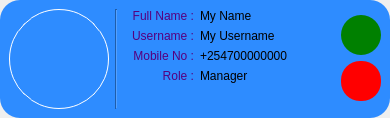
<?xml version="1.0" encoding="UTF-8"?>
<ui version="4.0">
 <class>UserForm</class>
 <widget class="QWidget" name="UserForm">
  <property name="geometry">
   <rect>
    <x>0</x>
    <y>0</y>
    <width>390</width>
    <height>118</height>
   </rect>
  </property>
  <property name="minimumSize">
   <size>
    <width>390</width>
    <height>100</height>
   </size>
  </property>
  <property name="maximumSize">
   <size>
    <width>390</width>
    <height>118</height>
   </size>
  </property>
  <property name="windowTitle">
   <string>User Form</string>
  </property>
  <property name="styleSheet">
   <string notr="true">QFrame#userFrame{
background-color:#2e8cff;
color:white;
font:14px;
padding:0px;
border-radius:20px;
}
</string>
  </property>
  <layout class="QGridLayout" name="gridLayout">
   <property name="leftMargin">
    <number>0</number>
   </property>
   <property name="topMargin">
    <number>0</number>
   </property>
   <property name="rightMargin">
    <number>0</number>
   </property>
   <property name="bottomMargin">
    <number>0</number>
   </property>
   <property name="horizontalSpacing">
    <number>0</number>
   </property>
   <item row="0" column="0">
    <widget class="QFrame" name="userFrame">
     <property name="styleSheet">
      <string notr="true">*{
background-color:#2e8cff;
}
QPushButton#userPicture{
border:1px solid white;
border-radius:50px;
}
QPushButton#userPicture:hover{
border:2px solid white;
}
QPushButton#deleteUserBtn{
background-color:red;
border-radius:19px;

}
QPushButton#editUserBtn{
border-radius:20px;
background-color:green;
}
QPushButton#deleteUserBtn:hover{
border:2px solid white;
}
QPushButton#editUserBtn:hover{
border:2px solid white;
}
QPushButton#deleteUserBtn:pressed{
color: rgba(255, 0, 0,190);
border:3px solid orange;
}
QPushButton#editUserBtn:pressed{
background-color: rgba(0, 128, 0,190);
border:3px solid orange;
}

</string>
     </property>
     <property name="frameShape">
      <enum>QFrame::StyledPanel</enum>
     </property>
     <property name="frameShadow">
      <enum>QFrame::Raised</enum>
     </property>
     <layout class="QHBoxLayout" name="horizontalLayout_2">
      <item>
       <widget class="QPushButton" name="userPicture">
        <property name="sizePolicy">
         <sizepolicy hsizetype="Fixed" vsizetype="Fixed">
          <horstretch>0</horstretch>
          <verstretch>0</verstretch>
         </sizepolicy>
        </property>
        <property name="minimumSize">
         <size>
          <width>100</width>
          <height>100</height>
         </size>
        </property>
        <property name="text">
         <string/>
        </property>
        <property name="iconSize">
         <size>
          <width>70</width>
          <height>70</height>
         </size>
        </property>
       </widget>
      </item>
      <item>
       <widget class="Line" name="line">
        <property name="orientation">
         <enum>Qt::Vertical</enum>
        </property>
       </widget>
      </item>
      <item>
       <layout class="QHBoxLayout" name="horizontalLayout">
        <item>
         <layout class="QFormLayout" name="formLayout">
          <item row="0" column="0">
           <widget class="QLabel" name="label">
            <property name="minimumSize">
             <size>
              <width>70</width>
              <height>0</height>
             </size>
            </property>
            <property name="styleSheet">
             <string notr="true">color: rgb(85, 0, 127);</string>
            </property>
            <property name="text">
             <string>Full Name :</string>
            </property>
            <property name="alignment">
             <set>Qt::AlignRight|Qt::AlignTrailing|Qt::AlignVCenter</set>
            </property>
           </widget>
          </item>
          <item row="0" column="1">
           <widget class="QLabel" name="fullNameLabel">
            <property name="text">
             <string>My Name</string>
            </property>
           </widget>
          </item>
          <item row="1" column="0">
           <widget class="QLabel" name="label_4">
            <property name="minimumSize">
             <size>
              <width>70</width>
              <height>0</height>
             </size>
            </property>
            <property name="styleSheet">
             <string notr="true">color: rgb(85, 0, 127);</string>
            </property>
            <property name="text">
             <string>Username :</string>
            </property>
            <property name="alignment">
             <set>Qt::AlignRight|Qt::AlignTrailing|Qt::AlignVCenter</set>
            </property>
           </widget>
          </item>
          <item row="1" column="1">
           <widget class="QLabel" name="usernameLabel">
            <property name="text">
             <string>My Username</string>
            </property>
           </widget>
          </item>
          <item row="2" column="0">
           <widget class="QLabel" name="label_2">
            <property name="minimumSize">
             <size>
              <width>70</width>
              <height>0</height>
             </size>
            </property>
            <property name="styleSheet">
             <string notr="true">color: rgb(85, 0, 127);</string>
            </property>
            <property name="text">
             <string>Mobile No :</string>
            </property>
            <property name="alignment">
             <set>Qt::AlignRight|Qt::AlignTrailing|Qt::AlignVCenter</set>
            </property>
           </widget>
          </item>
          <item row="2" column="1">
           <widget class="QLabel" name="mobileNoLabel">
            <property name="text">
             <string>+254700000000</string>
            </property>
           </widget>
          </item>
          <item row="3" column="0">
           <widget class="QLabel" name="label_3">
            <property name="minimumSize">
             <size>
              <width>70</width>
              <height>0</height>
             </size>
            </property>
            <property name="styleSheet">
             <string notr="true">color: rgb(85, 0, 127);</string>
            </property>
            <property name="text">
             <string>Role :</string>
            </property>
            <property name="alignment">
             <set>Qt::AlignRight|Qt::AlignTrailing|Qt::AlignVCenter</set>
            </property>
           </widget>
          </item>
          <item row="3" column="1">
           <widget class="QLabel" name="roleLabel">
            <property name="text">
             <string>Manager</string>
            </property>
           </widget>
          </item>
         </layout>
        </item>
        <item>
         <layout class="QVBoxLayout" name="verticalLayout">
          <property name="spacing">
           <number>0</number>
          </property>
          <item>
           <widget class="QPushButton" name="editUserBtn">
            <property name="minimumSize">
             <size>
              <width>40</width>
              <height>40</height>
             </size>
            </property>
            <property name="maximumSize">
             <size>
              <width>40</width>
              <height>40</height>
             </size>
            </property>
            <property name="text">
             <string/>
            </property>
            <property name="iconSize">
             <size>
              <width>30</width>
              <height>30</height>
             </size>
            </property>
           </widget>
          </item>
          <item>
           <widget class="QPushButton" name="deleteUserBtn">
            <property name="minimumSize">
             <size>
              <width>40</width>
              <height>40</height>
             </size>
            </property>
            <property name="maximumSize">
             <size>
              <width>40</width>
              <height>40</height>
             </size>
            </property>
            <property name="text">
             <string/>
            </property>
            <property name="iconSize">
             <size>
              <width>30</width>
              <height>30</height>
             </size>
            </property>
           </widget>
          </item>
         </layout>
        </item>
       </layout>
      </item>
     </layout>
    </widget>
   </item>
  </layout>
 </widget>
 <resources/>
 <connections/>
</ui>
